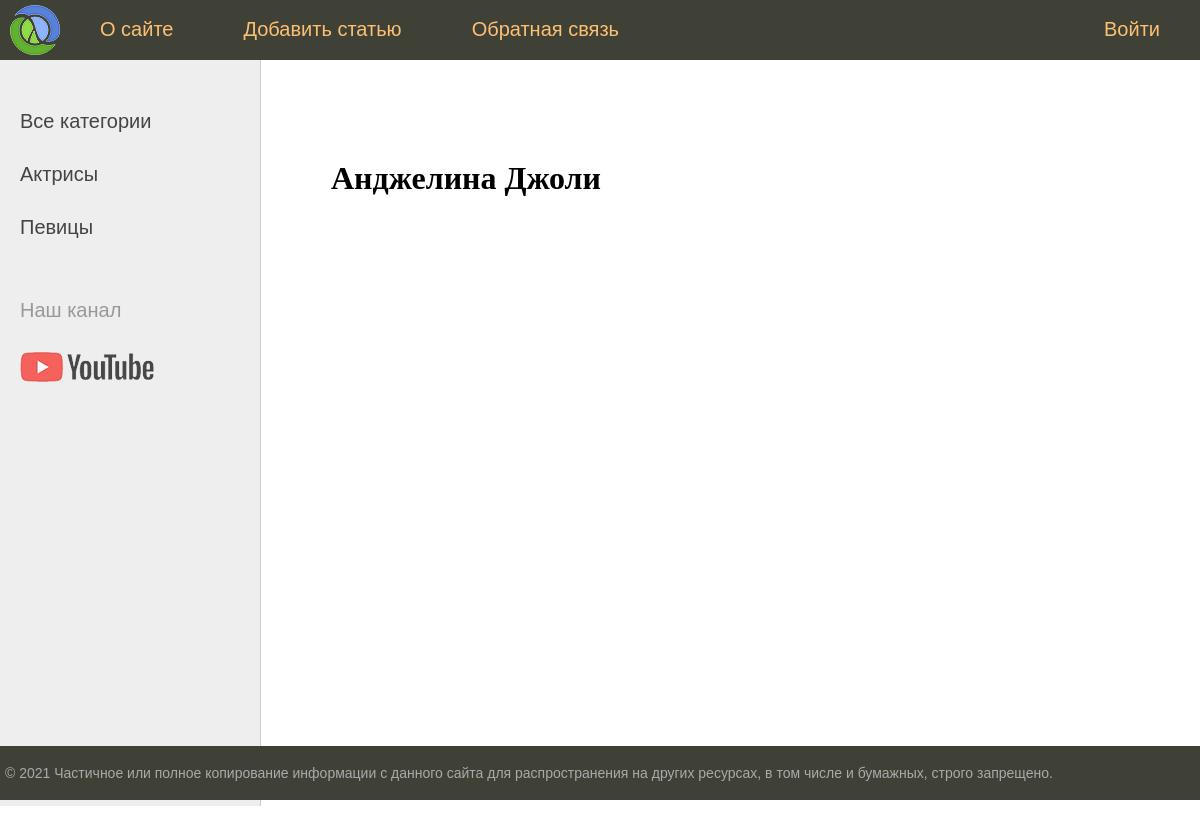
The page /post/andjelina_djoli/ on the database its author committed.
### women/models.py (models this page shows, shortened)
class Category(models.Model):
    name = models.CharField(max_length=100, db_index=True, verbose_name="Категория")
    slug = models.SlugField(max_length=255, unique=True, db_index=True, verbose_name="URL")
    class Meta:
        verbose_name_plural = 'Категории'
        ordering = ['id']
    def get_absolute_url(self):
        return reverse('category', kwargs={'cat_slug': self.slug})

class Women(models.Model):
    title = models.CharField(max_length=255, verbose_name="Заголовок")
    slug = models.SlugField(max_length=255, unique=True, db_index=True, verbose_name="URL")
    content = models.TextField(blank=True, verbose_name="Текст статьи")
    photo = models.ImageField(upload_to="photos/%Y/%m/%d/", verbose_name="Фото")
    time_create = models.DateTimeField(auto_now_add=True, verbose_name="Дата создания")
    time_update = models.DateTimeField(auto_now=True, verbose_name="Дата изменения")
    is_published = models.BooleanField(default=True, verbose_name="Публикация")
    cat = models.ForeignKey('Category', on_delete=models.PROTECT, null=True, verbose_name="Категории")
    class Meta:
        verbose_name_plural = 'Известные женщины'
        ordering = ['-time_create', 'title']
    def __str__(self):
        return self.title

### women/views.py (the view)
# urls.py: path('post/<slug:post_slug>/', ShowPost.as_view(), name='post'),
class ShowPost(DetailView):
    model = Women
    template_name = 'women/post.html'
    slug_url_kwarg = 'post_slug'
    context_object_name = 'post'
    def get_context_data(self, *, object_list=None, **kwargs):
        context = super().get_context_data(**kwargs)
        context['title'] = context['post']
        context['menu'] = menu
        return context

### women/templatetags/women_tags.py (called while the page is built)
@register.simple_tag(name='getcats')
def get_categories(filter=None):
    if not filter:
        return Category.objects.all()
    else:
        return Category.objects.filter(pk=filter)

@register.inclusion_tag('women/list_categories.html')
def show_categories(sort=None, cat_selected=0):
    if not sort:
        cats = Category.objects.all()
    else:
        cats = Category.objects.order_by(sort)
    return {"cats": cats, "cat_selected": cat_selected}

### women/templates/women/post.html (shortened to what this page needs)
{% extends 'women/base.html' %}
{% block content %}
    <h1>{{post.title}}</h1>
{% endblock %}

### women/templates/women/list_categories.html
{% for c in cats %}
    {% if c.pk == cat_selected %}
        <li class="selected">{{c.name}}</li>
    {% else %}
        <li><a href="{{ c.get_absolute_url }}">{{c.name}}</a></li>
    {% endif %}
{% endfor %}

### women/static/women/css/styles.css (style rules this page uses)
html, body { font-family: 'Arial'; margin: 0; padding: 0; height: 100%; width: 100%; color: #444; }
a { color: #0059b2; text-decoration: none; }
.left-chapters ul li { margin: 30px 0 0 0; color: #999; }
.left-chapters ul li a { color: #444; text-decoration: none; }
.content-text h1 { font-size: 32px; }

### rows shown on the page
Category: name "Актрисы"
Category: name "Певицы"
Women: title "Анджелина Джоли"

### other values the page prints
{{ m.title }} "О сайте" "Добавить статью" "Обратная связь"
{{ m.title }} "Войти"
